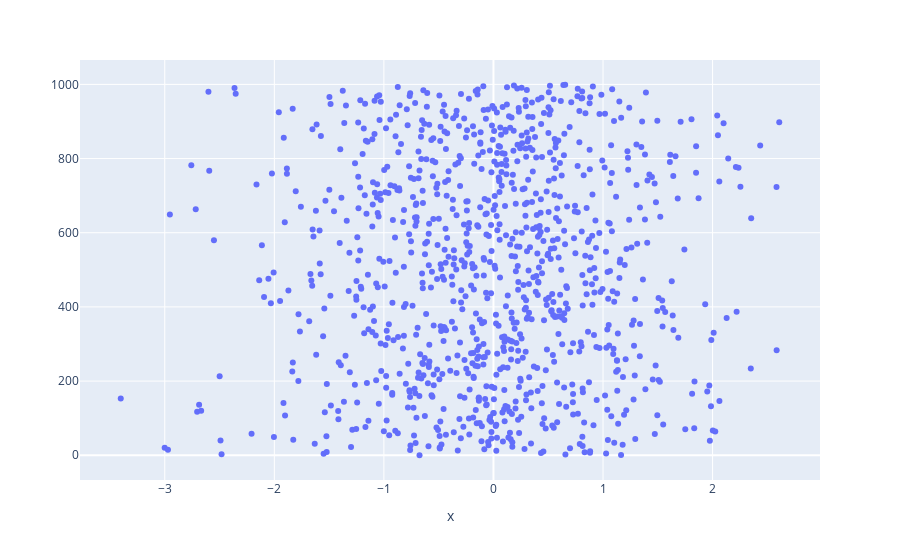

Here is the notebook cell this chart was saved with:
### Code cell
"""
Plotly Scatterplot :
 Write a program to draw a scatter plot for random 1000 x and y coordinates
 """
import plotly.express as px
import random
import numpy as np

x=np.random.randn(1000)
y=np.random.randn(1000)
list(x)
list(y)
fig=px.scatter(x,y)
fig.show()

### Figure 1 — Plotly figure (JSON) as saved in the notebook; plotly's stock layout.template omitted (floating-point values rounded to 4 significant figures; data arrays with more than 128 entries replaced by an {"elided": "..."} marker saying what was removed)
{"data": [{"hoverlabel": {"namelength": 0}, "hovertemplate": "x=%{x}", "legendgroup": "", "marker": {"color": "#636efa", "symbol": "circle"}, "mode": "markers", "name": "", "showlegend": false, "type": "scatter", "x": {"elided": "1000 float values"}, "xaxis": "x", "yaxis": "y"}], "layout": {"legend": {"tracegroupgap": 0}, "margin": {"t": 60}, "xaxis": {"anchor": "y", "domain": [0, 1], "title": {"text": "x"}}, "yaxis": {"anchor": "x", "domain": [0, 1]}}}
